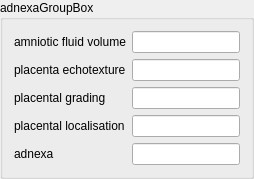
    <widget class="QGroupBox" name="adnexaGroupBox">
     <property name="title">
      <string>adnexaGroupBox</string>
     </property>
     <layout class="QVBoxLayout" name="verticalLayout_5">
      <item>
       <layout class="QGridLayout" name="gridLayout_5">
        <item row="0" column="0">
         <widget class="QLabel" name="amnioticFluidVolumeLabel">
          <property name="text">
           <string>amniotic fluid volume</string>
          </property>
         </widget>
        </item>
        <item row="0" column="1">
         <layout class="QHBoxLayout" name="amnioticFluidVolumeRadioLayout"/>
        </item>
        <item row="0" column="2">
         <widget class="QLineEdit" name="amnioticFluidVolumeLineEdit"/>
        </item>
        <item row="1" column="0">
         <widget class="QLabel" name="placentaEchostructureLabel">
          <property name="text">
           <string>placenta echotexture</string>
          </property>
         </widget>
        </item>
        <item row="1" column="1">
         <layout class="QHBoxLayout" name="placentaEchostructureRadioLayout"/>
        </item>
        <item row="1" column="2">
         <widget class="QLineEdit" name="placentaEchostructureLineEdit"/>
        </item>
        <item row="2" column="0">
         <widget class="QLabel" name="placentalGradingLabel">
          <property name="text">
           <string>placental grading</string>
          </property>
         </widget>
        </item>
        <item row="2" column="1">
         <layout class="QHBoxLayout" name="placentalGradingRadioLayout"/>
        </item>
        <item row="2" column="2">
         <widget class="QLineEdit" name="placentalGradingLineEdit"/>
        </item>
        <item row="3" column="0">
         <widget class="QLabel" name="placentalLocationLabel">
          <property name="text">
           <string>placental localisation</string>
          </property>
         </widget>
        </item>
        <item row="3" column="1">
         <layout class="QHBoxLayout" name="placentalLocationRadioLayout"/>
        </item>
        <item row="3" column="2">
         <widget class="QLineEdit" name="placentalLocationLineEdit"/>
        </item>
        <item row="4" column="0">
         <widget class="QLabel" name="adnexaLabel">
          <property name="text">
           <string>adnexa</string>
          </property>
         </widget>
        </item>
        <item row="4" column="1">
         <layout class="QHBoxLayout" name="adnexaRadioLayout"/>
        </item>
        <item row="4" column="2">
         <widget class="QLineEdit" name="adnexaLineEdit"/>
        </item>
       </layout>
      </item>
     </layout>
    </widget>
